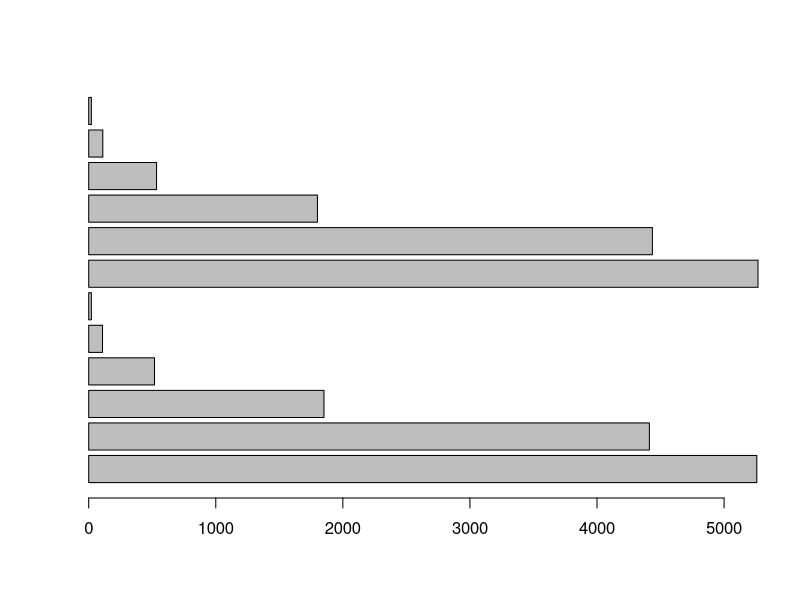
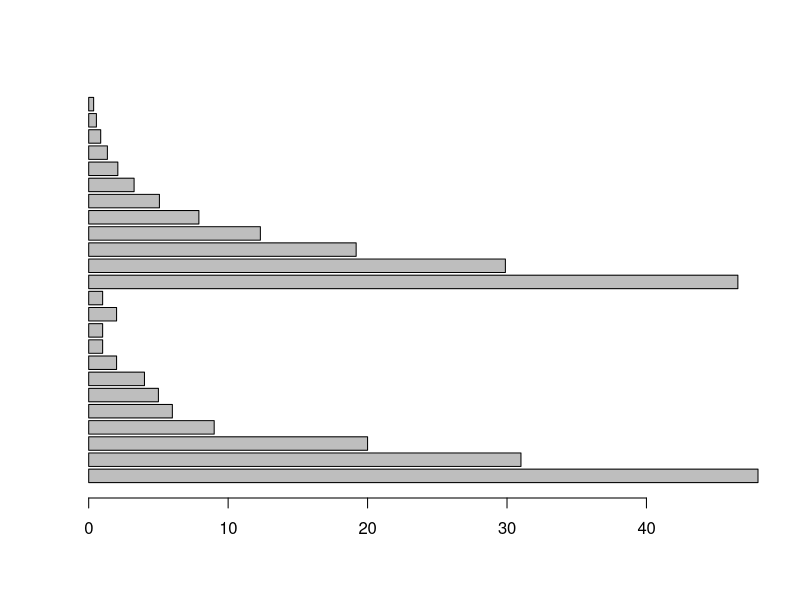
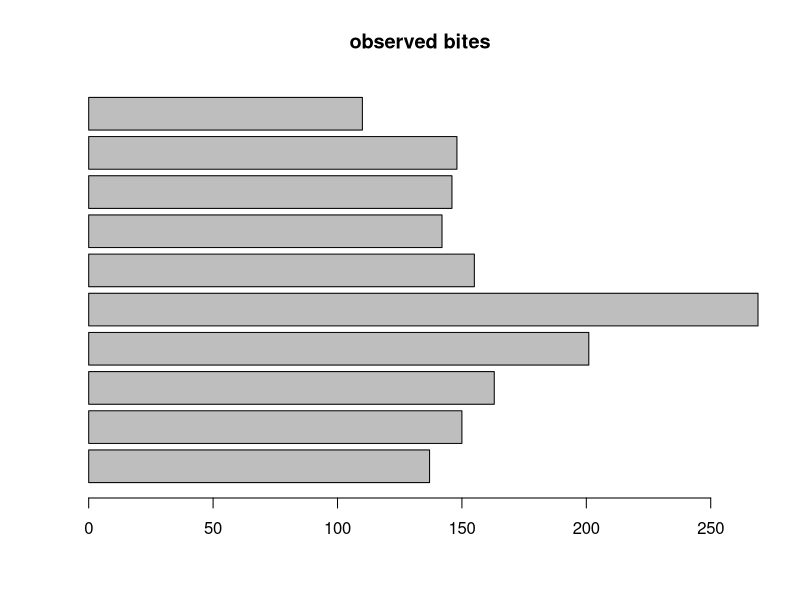
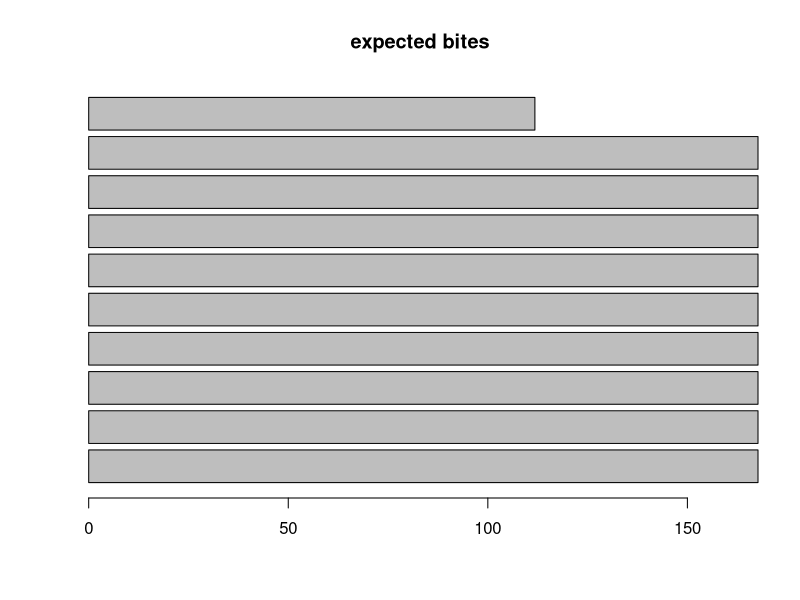
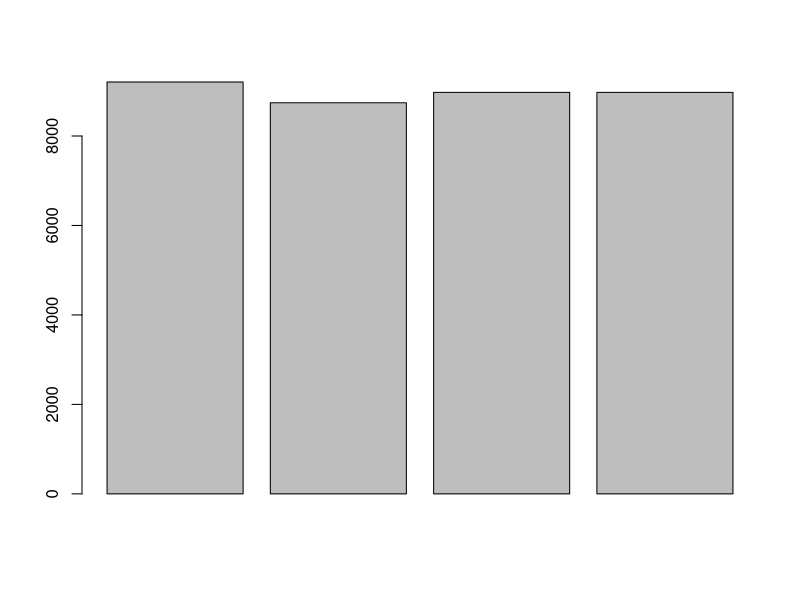

R code for these plots, in order:
## ---- chunk 1
knitr::opts_chunk$set(echo = TRUE)
## ---- chunk 2
n.val = c(0,1,2,3,4)
lambda = 0.8392
first4 = dpois(n.val, lambda)
first4
fifth = ppois(4, 0.8392, lower.tail = FALSE)
fifth
## ---- chunk 3
expect = c(first4*12169, fifth*12169)
actual = c(5267,4436,1800,534,111,21)

barplot(c(expect, actual), beside = TRUE, horiz = TRUE)
expect
actual
## ---- chunk 4
numhops = 0:11
actualfreq = c(48,31,20,9,6,5,4,2,1,1,2,1)

#here the mle of p is calculated
xbar = sum((numhops+1)*actualfreq)/sum(actualfreq)
phat = 1/xbar

#calculating the expected frequencies
expprob = dgeom(numhops, phat)
expectedfreq = 130*expprob
barplot(c(actualfreq, expectedfreq), horiz = TRUE, beside = TRUE)
## ---- chunk 5
actualfreq = c(48,31,20,9,6,5,11)
expectedfreq = c(expectedfreq[1:6],sum(expectedfreq[7:12]))

teststat1 = sum((actualfreq-expectedfreq)^2/expectedfreq)
teststat1
pchisq(teststat1, df = 5, lower.tail = FALSE)
## ---- chunk 6
obs.bac = c(56,104,80,62,42,27,9,20)
exp.bac = c(34.9,85.1,103.8,84.4,51.5,25.1,10.2,5.0)
like.ts = 2*sum(obs.bac*log(obs.bac/exp.bac))
like.ts

pchisq(like.ts,df=6,lower.tail = FALSE)
2*obs.bac*log(obs.bac/exp.bac)
## ---- chunk 7
theta.hat1 = 0.0357
actual.val = c(1997, 906, 904, 32)
probabs = c(0.5+0.25*theta.hat1, 0.25-0.25*theta.hat1, 0.25-0.25*theta.hat1, 0.25*theta.hat1)
probabs
expect.val = sum(actual.val)*probabs
expect.val

teststat2 = sum((actual.val-expect.val)^2/expect.val)
teststat2
pchisq(teststat2, df = length(actual.val)-1-1, lower.tail = FALSE)
## ---- chunk 8
#the full moon occurred in the 5th cell
obs.bites = c(137,150,163,201,269,155,142,146,148,110)
probs = c(rep(c(3/29), times = 9),2/29)
exp.bites = probs*sum(obs.bites)
exp.bites
## ---- chunk 9
barplot(obs.bites, horiz = TRUE,main="observed bites")
barplot(exp.bites, horiz = TRUE,main ="expected bites")
## ---- chunk 10
pearsonvals = (obs.bites-exp.bites)^2/exp.bites
pearsonvals
teststat3 = sum(pearsonvals)
teststat3

pchisq(teststat3, df = length(obs.bites)-1, lower.tail = FALSE)
## ---- chunk 11
obs.heads = 9207
obs.tails = 8743
obs.flips = c(obs.heads, obs.tails)
flips = obs.heads+obs.tails

p=0.5
exp.heads = flips*p
exp.tails = flips*p
exp.flips = c(exp.heads,exp.tails)

teststat4 = sum((obs.flips-exp.flips)^2/exp.flips)
teststat4

pchisq(teststat4, df=2-1-0, lower.tail = FALSE)
## ---- chunk 12
barplot(c(obs.flips,exp.flips))
#barplot(exp.flips, main = "expected flips")
## ---- chunk 13
teststat5 = (obs.heads - flips*0.5)/sqrt(flips*0.5*0.5)
teststat5

pnorm(teststat5,mean = 0, sd = 1, lower.tail = FALSE)
## ---- chunk 14
num.heads = 0:5
obs.heads1 = c(100,524,1080,1126,655,105)
prob.heads = c(1/32,5/32,10/32,10/32,5/32,1/32)

exp.heads1 = sum(obs.heads1)*prob.heads
exp.heads1

teststat6 = sum((obs.heads1-exp.heads1)^2/exp.heads1)
teststat6

pchisq(teststat6, df=length(obs.heads1)-1-0, lower.tail = FALSE)
## ---- chunk 15
phat1 = sum(num.heads*obs.heads1)/flips
phat1
## ---- chunk 16
new.probs = dbinom(num.heads, 5, phat1)
new.probs
exp.heads2 = new.probs*sum(obs.heads1)
exp.heads2
## ---- chunk 17
teststat7 = sum((obs.heads1 - exp.heads2)^2/obs.heads1)
teststat7
pchisq(teststat7, df = length(obs.heads1)-1-1, lower.tail = FALSE)
